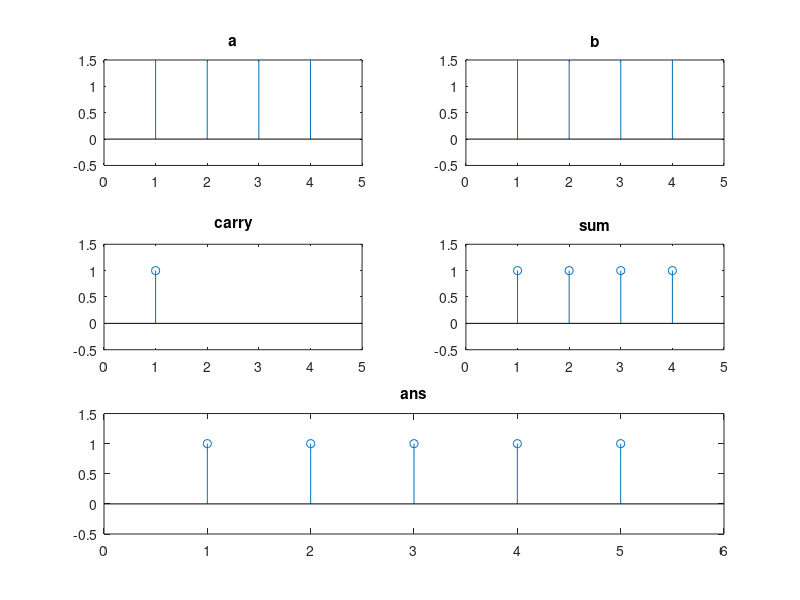

Here is the MATLAB script that generated this plot:
clc;
clear all;
close all;

fprintf('Enter the first sequence (a):\n');
for i = 1 : 1 : 4
    fprintf('Bit %d: ', i);
	a(i) = input('');
end

fprintf('\nEnter the second sequence (b):\n');
for i = 1 : 1 : 4
    fprintf('Bit %d: ', i);
	b(i) = input('');
end

c = input('\nEnter carry in: ');

for i = 4 : -1 : 1
	s(i) = xor(a(i), xor(b(i), c));
	c = or(and(a(i), b(i)), and(xor(a(i), b(i)), c));
end

ans = [c, s];

fprintf('\na = ');
fprintf('%d ', a);
fprintf('\nb = ');
fprintf('%d ', b);
fprintf('\nc = %d', c);
fprintf('\ns = ');
fprintf('%d ', s);
fprintf('\nans (a + b)= ');
fprintf('%d ', ans);
fprintf('\n');

figure('name', 'Addition');
subplot(3, 2, 1);
stem(a);
axis([0 5 -0.5 1.5]);
title('a');

subplot(3, 2, 2);
stem(b);
axis([0 5 -0.5 1.5]);
title('b');

subplot(3, 2, 3);
stem(c);
axis([0 5 -0.5 1.5]);
title('carry');

subplot(3, 2, 4);
stem(s);
axis([0 5 -0.5 1.5]);
title('sum');

subplot(3, 2, [5 6]);
stem(ans);
axis([0 6 -0.5 1.5]);
title('ans');